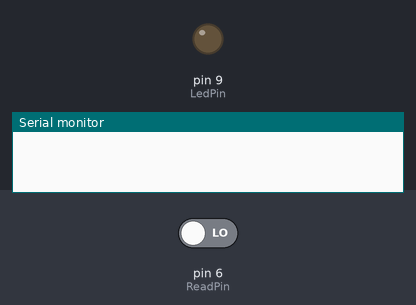
Recording of a sketch running on a simulated Arduino Uno, built with avr-gcc and run on an emulated ATmega328P. Parts: output pins drawn as LEDs (lit = HIGH), the last lines printed to the serial monitor. Inputs (shaded band) come from the test bench; at power-on: pin 6 (ReadPin) LOW.

Above: at 1.2 s.
1.3 s: pin 6 (ReadPin) driven HIGH
At 1.6 s:
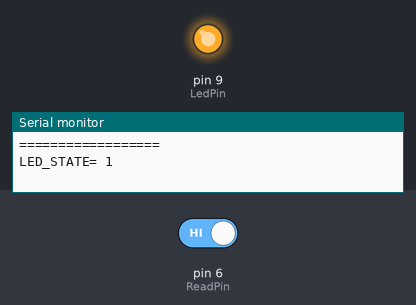
Timing chart, 0 to 4.3 s (numbered marks = the images above; inputs shaded):
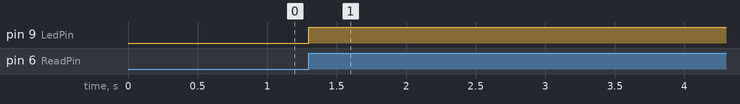

The sketch:

prog_Toggle_Switch.ino
```cpp
int LedState=0;
int LedPin=9;
int ReadPin=6;
int NewVal;
int OldVal=1;
///////////////////////////////
void setup() {
  Serial.begin(9600);
  pinMode(LedPin,OUTPUT);
  pinMode(ReadPin,INPUT);

}
///////////////////////////////
void loop() {
  NewVal=digitalRead(ReadPin);

  if(OldVal==0 && NewVal==1 ){
    if(LedState==0){
      digitalWrite(LedPin,HIGH);
      LedState=1;
      Serial.println("==================");
      Serial.print("LED_STATE= ");
      Serial.println(LedState);
    }
    else{
      digitalWrite(LedPin,LOW);
      LedState=0;
      Serial.println("==================");
      Serial.print("LED_STATE= ");
      Serial.println(LedState);
    }
  }
  OldVal=NewVal;

}
```

Measured:
- after the input at 1.3 s, pin 9 (LedPin): LOW → HIGH at once
